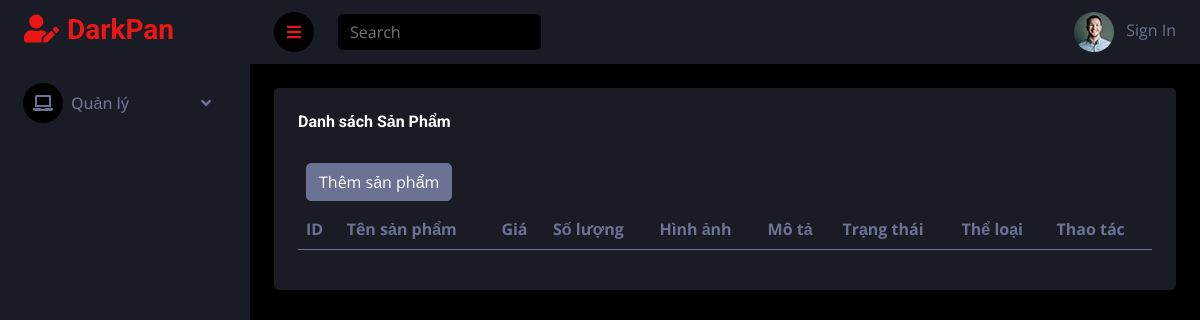
The page /admin/darkpan-1.0.0/controller/productController.php on the database as committed earlier.
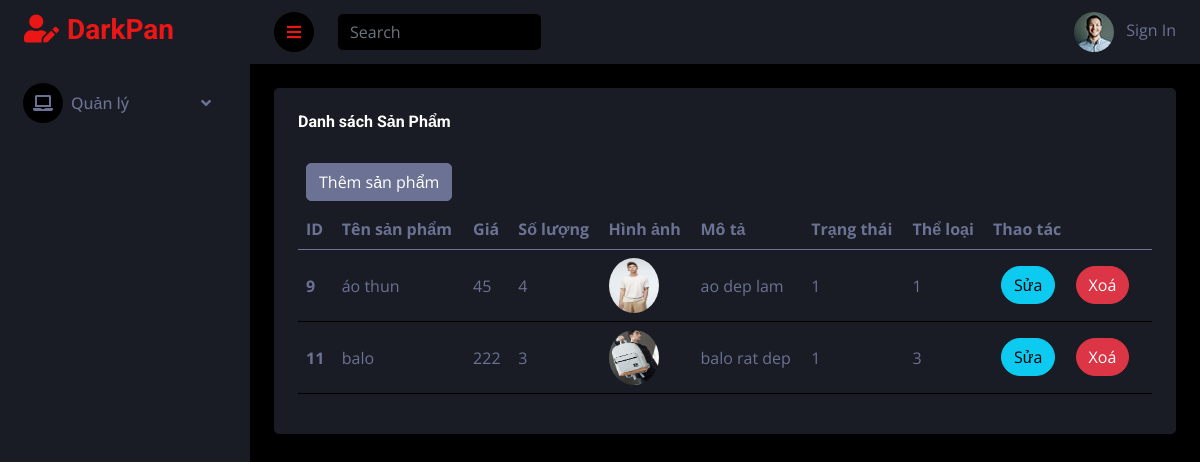
The same page on the database as committed later.
### tables this page shows
CREATE TABLE `product` (
  `productID` int(11) NOT NULL,
  `productName` varchar(100) NOT NULL,
  `price` double NOT NULL,
  `amount` int(11) NOT NULL,
  `image` varchar(100) DEFAULT NULL,
  `description` varchar(250) NOT NULL,
  `status` tinyint(2) NOT NULL,
  `catID` int(11) NOT NULL
);

### admin/darkpan-1.0.0/controller/BaseController.php (called while the page is built, shortened)
<?php
class BaseController {
    public function view($view, $data = []) {
        include_once "../view/" . $view . ".php";
    }
}

### admin/darkpan-1.0.0/utils/MySQL.php (called while the page is built, shortened)
<?php
class MySQL
{
    private $servername;
    private $username;
    private $password;
    private $dbname;
    private static $conn;
    public function __construct()
    {
        $this->servername = "localhost";
        $this->username = "root";
        $this->password = "";
        $this->dbname = "webthaylam";
        return self::$conn;
    }
    public function connectDB()
    {
        try {
            self::$conn = new PDO("mysql:host=$this->servername;dbname=$this->dbname", $this->username, $this->password);
            self::$conn->setAttribute(PDO::ATTR_ERRMODE, PDO::ERRMODE_EXCEPTION);
            return self::$conn;
        } catch (PDOException $e) {
            echo "Connection failed: " . $e->getMessage();
        }
    }
    public function disconnectDB()
    {
        self::$conn = null;
    }
    public function getAllData($query){
        $stmt = self::$conn -> prepare($query);
        $stmt -> execute();
        return $stmt->fetchAll(PDO::FETCH_ASSOC);
    }
}

### admin/darkpan-1.0.0/model/productModel.php (called while the page is built, shortened)
<?php
include_once '../utils/MySQL.php';
class productModel
{
    public function getListProduct(){
        $dbCon = new MySQL();
        $query = "SELECT * FROM webthaylam.product ";
        $listProduct = $dbCon->getAllData($query);
        return  $listProduct;
    }
}

### admin/darkpan-1.0.0/view/product_list.php (the view, shortened to what this page needs)
<!DOCTYPE html>
<html lang="en">
<head>
    <?php
    include '../view/layout/header_page.php';
    ?>
</head>
<body>
    <div class="container-fluid position-relative d-flex p-0">
        <?php include '../view/layout/sidebar_page.php' ?>
        <div class="content">
            <?php include '../view/layout/header_navbar_page.php' ?>
            <div class="container-fluid pt-4 px-4">
                <div class="row g-4">
                    <div class="col-12">
                        <div class="bg-secondary rounded h-100 p-4">
                            <h6 class="mb-4" >Danh sách Sản Phẩm</h6>
                            <a class="btn btn-light m-2" href="../view/product_add.php">Thêm sản phẩm</a>
                            <div class="table-responsive">
                                <table class="table">
                                    <thead>
                                        <tr>
                                            <th scope="col">ID</th>
                                            <th scope="col">Tên sản phẩm</th>
                                            <th scope="col">Giá</th>
                                            <th scope="col">Số lượng</th>
                                            <th scope="col">Hình ảnh</th>
                                            <th scope="col">Mô tả</th>
                                            <th scope="col">Trạng thái</th>
                                            <th scope="col">Thể loại</th>
                                            <th scope="col">Thao tác</th>
                                        </tr>
                                    </thead>
                                    <tbody>
                                        <?php
                                            for ($i = 0; $i < count($data["product"]); $i++) {
                                                echo '<tr>';
                                                echo '    <th style="vertical-align: middle;" scope="row">' . $data["product"][$i]["productID"] . '</th>';
                                                echo '    <td style="vertical-align: middle;">' . $data["product"][$i]["productName"] . '</td>';
                                                echo '    <td style="vertical-align: middle;">' . $data["product"][$i]["price"] . '</td>';
                                                echo '    <td style="vertical-align: middle;">' . $data["product"][$i]["amount"] . '</td>';
                                                echo '    <td style="vertical-align: middle;"><img class="rounded-circle me-lg-2" src="../view/img/product/'. $data["product"][$i]["image"] .'" alt="" width="50" height="55"> </td>';
                                                echo '    <td style="vertical-align: middle;">' . $data["product"][$i]["description"] . '</td>';
                                                echo '    <td style="vertical-align: middle;">' . $data["product"][$i]["status"] . '</td>';
                                                echo '    <td style="vertical-align: middle;">' . $data["product"][$i]["catID"] . '</td>';
                                                echo '   <td>';
                                                echo '       <a class="btn btn-info rounded-pill m-2" href="../controller/productController.php?action=product_edit&id='.$data["product"][$i]["productID"].'">Sửa</a>';
                                                echo '       <a class="btn btn-danger rounded-pill m-2" href="../controller/productController.php?action=product_delete&id='.$data["product"][$i]["productID"].'">Xoá</a>';
                                                echo '    </td>';
                                                echo '</tr>';
                                            }
                                        ?>
                                    </tbody>
                                </table>
                            </div>
                        </div>
                    </div>
                </div>
            </div>
</body>
</html>

### admin/darkpan-1.0.0/controller/productController.php (shortened to what this page needs)
<?php
include_once '../model/productModel.php';
include_once './BaseController.php';
class ProductController extends BaseController
{
    public function __construct($product_action)
    {
        switch ($product_action) {
            default:
                $this->showListProduct();
                break;
        }
    }
    public function getListProduct($product)
    {
        return $product->getListProduct();
    }
    public function showListProduct()
    {
        $product = new productModel(0,"", "", "", "", "", "", "");
        $data["product"] = $this->getListProduct($product);
        $this -> view("product_list",$data);
    }
}
$product_action = "";
$productController = new ProductController($product_action);

### admin/darkpan-1.0.0/view/layout/header_page.php (shortened to what this page needs)
<link href="https://cdnjs.cloudflare.com/ajax/libs/font-awesome/5.10.0/css/all.min.css" rel="stylesheet">
<link href="https://cdn.jsdelivr.net/npm/bootstrap-icons@1.4.1/font/bootstrap-icons.css" rel="stylesheet">
<link href="../view/lib/owlcarousel/assets/owl.carousel.min.css" rel="stylesheet">
<link href="../view/lib/tempusdominus/css/tempusdominus-bootstrap-4.min.css" rel="stylesheet" />
<link href="../view/css/bootstrap.min.css" rel="stylesheet">
<link href="../view/css/style.css" rel="stylesheet">

### admin/darkpan-1.0.0/view/layout/sidebar_page.php (shortened to what this page needs)
<div class="sidebar pe-4 pb-3">
    <nav class="navbar bg-secondary navbar-dark">
        <a href="../view/index.php" class="navbar-brand mx-4 mb-3">
            <h3 class="text-primary"><i class="fa fa-user-edit me-2"></i>DarkPan</h3>
        </a>
        <div class="navbar-nav w-100">
            <div class="nav-item dropdown">
                <a href="#" class="nav-link dropdown-toggle" data-bs-toggle="dropdown"><i class="fa fa-laptop me-2"></i>Quản lý</a>
            </div>
        </div>
</div>
</div>

### admin/darkpan-1.0.0/view/layout/header_navbar_page.php (shortened to what this page needs)
<nav class="navbar navbar-expand bg-secondary navbar-dark sticky-top px-4 py-0">
    <a href="#" class="sidebar-toggler flex-shrink-0">
        <i class="fa fa-bars"></i>
    </a>
    <form class="d-none d-md-flex ms-4">
        <input class="form-control bg-dark border-0" type="search" placeholder="Search">
    </form>
    <div class="navbar-nav align-items-center ms-auto">
        <?php
        if (isset($_SESSION["email"])) {
            echo '<div class="nav-item dropdown">';
            echo '    <a href="#" class="nav-link dropdown-toggle" data-bs-toggle="dropdown">';
            echo '  <img class="rounded-circle me-lg-2" src="../view/img/avt.jpg" alt="" style="width: 40px; height: 49px;">';
            echo '  <span class="d-none d-lg-inline-flex"> ' . $_SESSION["email"] . ' </span>';
            echo '</a>';
            echo '<div class="dropdown-menu dropdown-menu-end bg-secondary border-0 rounded-0 rounded-bottom m-0">';
            echo '  <a href="#" class="dropdown-item">My Profile</a>';
            echo '  <a href="#" class="dropdown-item">Settings</a>';
            echo '  <a href="../view/logout_page.php" class="dropdown-item">Log Out</a>';
            echo '</div>';
            echo '</div>';
        }else{
            echo '<div class="nav-item dropdown">';
            echo '<a href="../view/signin.php" class="nav-link">';
            echo '  <img class="rounded-circle me-lg-2" src="../view/img/user.jpg" alt="" style="width: 40px; height: 40px;">';
            echo '  <span class="d-none d-lg-inline-flex">Sign In</span>';
            echo '</a>';
            echo '</div>';
        }
        ?>
    </div>
</nav>

### admin/darkpan-1.0.0/view/css/style.css (style rules this page uses)
:root { --primary: #EB1616; --secondary: #191C24; --light: #6C7293; --dark: #000000; }
.btn { transition: .5s; }
.sidebar { position: fixed; top: 0; left: 0; bottom: 0; width: 250px; height: 100vh; overflow-y: auto; background: var(--secondary); transition: 0.5s; z-index: 999; }
.content { margin-left: 250px; min-height: 100vh; background: var(--dark); transition: 0.5s; }
@media (min-width: 992px) { .sidebar { margin-left: 0; } }
@media (min-width: 992px) { .content { width: calc(100% - 250px); } }
.sidebar .navbar .navbar-nav .nav-link { padding: 7px 20px; color: var(--light); font-weight: 500; border-left: 3px solid var(--secondary); border-radius: 0 30px 30px 0; outline: none; }
.sidebar .navbar .navbar-nav .nav-link i { width: 40px; height: 40px; display: inline-flex; align-items: center; justify-content: center; background: var(--dark); border-radius: 40px; }
.sidebar .navbar .dropdown-toggle::after { position: absolute; top: 15px; right: 15px; border: none; content: "\f107"; font-family: "Font Awesome 5 Free"; font-weight: 900; transition: .5s; }
.content .navbar .navbar-nav .nav-link { margin-left: 25px; padding: 12px 0; color: var(--light); outline: none; }
.content .navbar .sidebar-toggler, .content .navbar .navbar-nav .nav-link i { width: 40px; height: 40px; display: inline-flex; align-items: center; justify-content: center; background: var(--dark); border-radius: 40px; }

Rows that differ between the two databases and show on the page:
added product: productID "9", productName "áo thun", price "45", amount "4", image (picture), description "ao dep lam", status "1", catID "1"
added product: productID "11", productName "balo", price "222", amount "3", image (picture), description "balo rat dep", status "1", catID "3"
